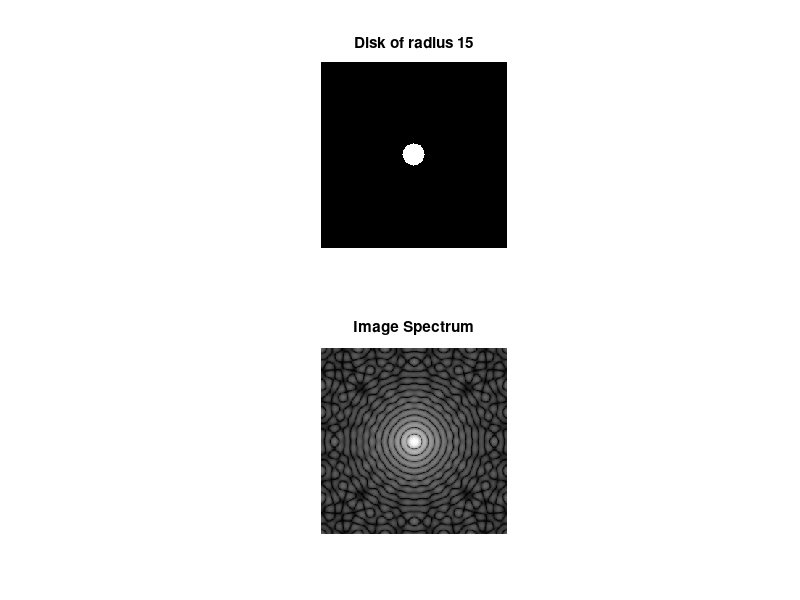
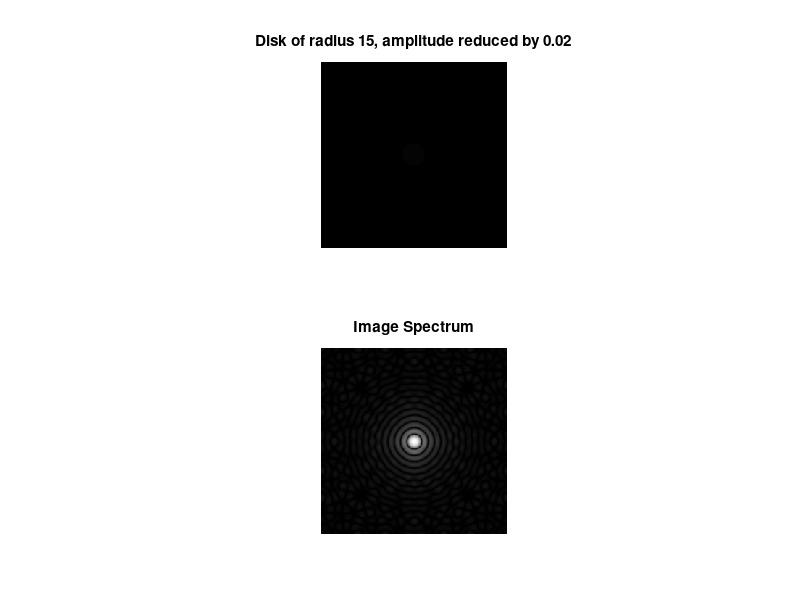

These charts were generated, in order, by the following MATLAB code: (Note: this script raises an error after producing the figures.)
cd D:\Runyu\IP\HW1\data
I = zeros(256, 256);
M = 256;
N = 256;

for m = 1:M
    for n = 1:N
        d = sqrt((m-128)^2 + (n-128)^2); % radius = 15
        if d<=15
            I(m,n) = 1;
        end
    end
end
G = fft2(I); % DFT of the disk

figure(1)
subplot(2,1,1); imshow(I); title('Disk of radius 15')
subplot(2,1,2); imshow(log(1 +fftshift(abs(G))), []); title("Image Spectrum")

i = 0.02*I; % decrease the amplitude to 0.02
g = fft2(i); % image spectrum of amplitude reduced disk
figure(2)
subplot(2,1,1); imshow(i); title('Disk of radius 15, amplitude reduced by 0.02')
subplot(2,1,2); imshow(log(1 +fftshift(abs(g))), []); title("Image Spectrum")

%%%%%% convolution in spatial domain %%%%%%
img = imread('image4.jpg');
h = fspecial('gaussian',512,4);
g = conv2(img,h);
figure(3); imshow(g,[]);
title('Spatial convolved image')
axis on

%%%%%% convolution in frequency domain %%%%%%
F = fft2(img);
H = fft2(h);
G1 = F.*H;
g1 = ifft2(G1);
figure(4); imshow(fftshift(g1),[]);
title('Frequency domain convolved image')
axis on